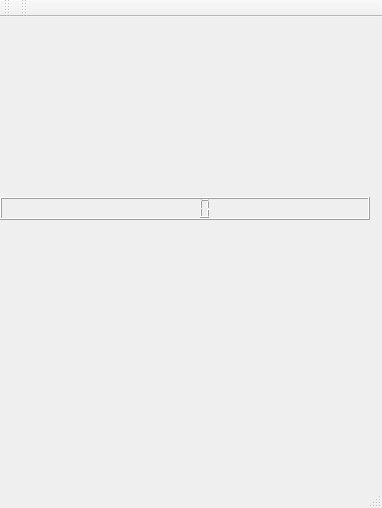
<?xml version="1.0" encoding="UTF-8"?>
<ui version="4.0">
 <class>MainWindow</class>
 <widget class="QMainWindow" name="MainWindow">
  <property name="geometry">
   <rect>
    <x>0</x>
    <y>0</y>
    <width>382</width>
    <height>508</height>
   </rect>
  </property>
  <property name="windowTitle">
   <string>俄罗斯方块</string>
  </property>
  <widget class="QWidget" name="centralwidget">
   <widget class="QSplitter" name="splitter">
    <property name="geometry">
     <rect>
      <x>0</x>
      <y>180</y>
      <width>370</width>
      <height>23</height>
     </rect>
    </property>
    <property name="orientation">
     <enum>Qt::Horizontal</enum>
    </property>
    <widget class="QLCDNumber" name="lcdNumber"/>
   </widget>
  </widget>
  <widget class="QMenuBar" name="menuBar">
   <property name="geometry">
    <rect>
     <x>0</x>
     <y>0</y>
     <width>382</width>
     <height>28</height>
    </rect>
   </property>
  </widget>
  <widget class="QToolBar" name="toolBar">
   <property name="windowTitle">
    <string>toolBar</string>
   </property>
   <attribute name="toolBarArea">
    <enum>TopToolBarArea</enum>
   </attribute>
   <attribute name="toolBarBreak">
    <bool>false</bool>
   </attribute>
  </widget>
  <widget class="QStatusBar" name="statusBar"/>
  <widget class="QToolBar" name="toolBar_2">
   <property name="windowTitle">
    <string>toolBar_2</string>
   </property>
   <attribute name="toolBarArea">
    <enum>TopToolBarArea</enum>
   </attribute>
   <attribute name="toolBarBreak">
    <bool>false</bool>
   </attribute>
  </widget>
 </widget>
 <resources/>
 <connections/>
</ui>
